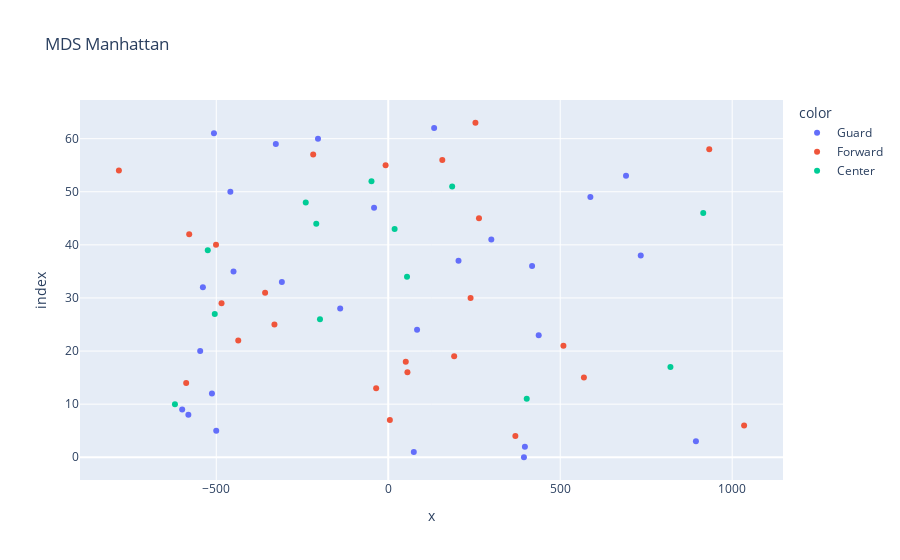

Source (notebook cell):
### Code cell
dist_manhattan = manhattan_distances(data_mds)
mds = MDS(n_components=2, dissimilarity = 'precomputed')

x_trans2 = mds.fit_transform(dist_manhattan)
plot = px.scatter(x_trans2[:,0], x_trans2[:,1],color = data["POSITION"],title = "MDS Manhattan")
plot.show()

### Figure 1 — Plotly figure (JSON) as saved in the notebook; plotly's stock layout.template omitted (floating-point values rounded to 4 significant figures)
{"data": [{"hovertemplate": "color=Guard<br>x=%{x}<br>index=%{y}<extra></extra>", "legendgroup": "Guard", "marker": {"color": "#636efa", "symbol": "circle"}, "mode": "markers", "name": "Guard", "orientation": "h", "showlegend": true, "type": "scatter", "x": [394.5, 74.28, 397.3, 894.6, -500.1, -581.2, -599.0, -512.6, -546.7, 437.5, 83.79, -139.7, -538.9, -309.3, -449.8, 418.2, 204.3, 734.2, 299.7, -41.22, 587.7, -459.0, 691.4, -326.8, -204.3, -506.7, 133.5], "xaxis": "x", "y": [0, 1, 2, 3, 5, 8, 9, 12, 20, 23, 24, 28, 32, 33, 35, 36, 37, 38, 41, 47, 49, 50, 53, 59, 60, 61, 62], "yaxis": "y"}, {"hovertemplate": "color=Forward<br>x=%{x}<br>index=%{y}<extra></extra>", "legendgroup": "Forward", "marker": {"color": "#EF553B", "symbol": "circle"}, "mode": "markers", "name": "Forward", "orientation": "h", "showlegend": true, "type": "scatter", "x": [369.6, 1035.0, 4.68, -35.15, -587.5, 568.9, 55.79, 50.99, 191.7, 509.3, -436.1, -330.9, -484.7, 239.4, -358.0, -500.8, -578.7, 263.8, -783.1, -7.675, 157.1, -218.2, 933.3, 253.5], "xaxis": "x", "y": [4, 6, 7, 13, 14, 15, 16, 18, 19, 21, 22, 25, 29, 30, 31, 40, 42, 45, 54, 55, 56, 57, 58, 63], "yaxis": "y"}, {"hovertemplate": "color=Center<br>x=%{x}<br>index=%{y}<extra></extra>", "legendgroup": "Center", "marker": {"color": "#00cc96", "symbol": "circle"}, "mode": "markers", "name": "Center", "orientation": "h", "showlegend": true, "type": "scatter", "x": [-620.2, 402.7, 820.5, -198.4, -504.4, 54.64, -524.7, 18.5, -209.2, 915.8, -239.8, 185.8, -48.74], "xaxis": "x", "y": [10, 11, 17, 26, 27, 34, 39, 43, 44, 46, 48, 51, 52], "yaxis": "y"}], "layout": {"legend": {"title": {"text": "color"}, "tracegroupgap": 0}, "title": {"text": "MDS Manhattan"}, "xaxis": {"anchor": "y", "domain": [0, 1], "title": {"text": "x"}}, "yaxis": {"anchor": "x", "domain": [0, 1], "title": {"text": "index"}}}}
